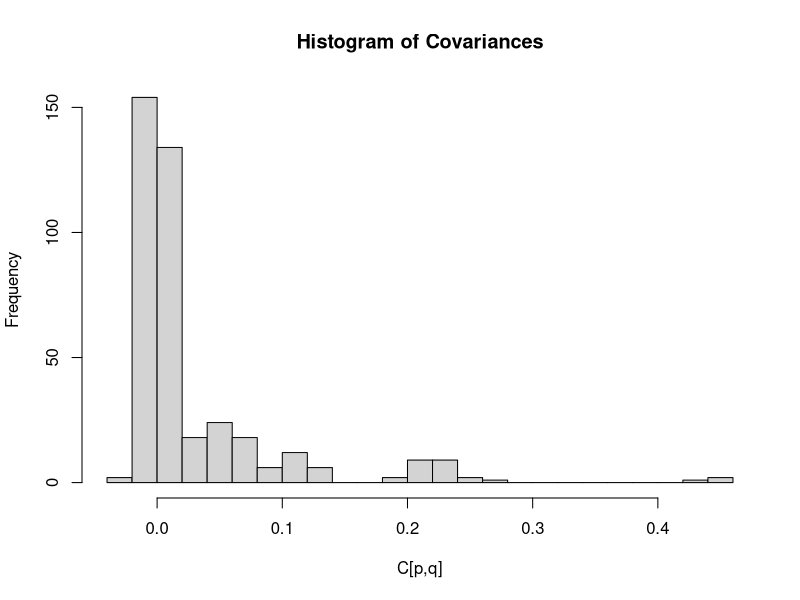

Generate this figure with R:
# simulation_gen.R
# Fixed λₚ for p = 1…3 “strong” (0.6), p = 4…10 “moderate” (0.2), zeros for p = 11…20; n = 1000, σ² = 0.4

setwd("/Users/peterdunson/Desktop/Joint-Bayesian-Factor-Models/ciprian_sim")

set.seed(26031980)

# 1) Parameters
P       <- 20
n       <- 1000
sigmasq <- 0.2

# 2) Fixed loadings vector λₚ
lambdaP <- c(
   rep(0.6, 3),    # 3 strong loadings
   rep(0.3, 3),    # 7 moderate loadings
   rep(0.2, 4),    # 4 weak loadings
   rep(0.0, 10)    # 10 null loadings
)
lambdaP <- lambdaP / sqrt(sum(lambdaP^2))  # normalize to unit length

# 3) Simulate noise εᵢₚ ∼ N(0, σ²)
Epsilon <- sqrt(sigmasq) * matrix(rnorm(n * P), nrow = n, ncol = P)

# 4) Simulate latent scores bᵢ ∼ N(0,1)
b <- rnorm(n)

# 5) Build data Xᵢₚ = λₚ bᵢ + εᵢₚ
X <- outer(b, lambdaP) + Epsilon

# 6) Empirical covariance and quick check
C <- cov(X)
hist(C, breaks = 20, main = "Histogram of Covariances", xlab = "C[p,q]")

# 7) Pack and save
sim <- list(
   X       = X,        # n × P data matrix
   lambdaP = lambdaP,  # true loadings
   b       = b,        # latent scores
   Epsilon = Epsilon,  # noise matrix
   C       = C         # empirical covariance
)
saveRDS(sim, "sim_fixed_lambda_k1_3.rds")
